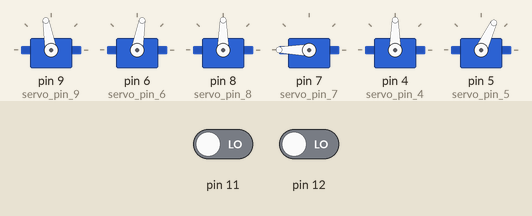
Simulated run of this sketch. Board: Arduino Uno, built with avr-gcc and run on an emulated ATmega328P. Shown: 6 × servo. Inputs (shaded band) come from the test bench; at power-on: pin 11 LOW, pin 12 LOW.

Above: at 3.2 s.
3.3 s: pin 11 driven HIGH
At 4.1 s:
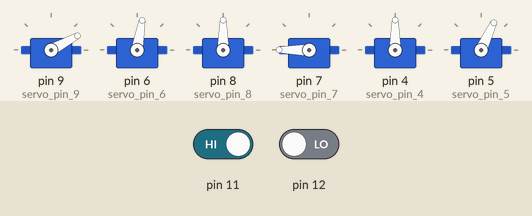
5.0 s: pin 11 driven LOW
At 5.5 s:
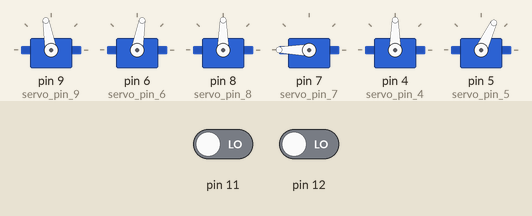
9.6 s: pin 12 driven HIGH
At 10.8 s:
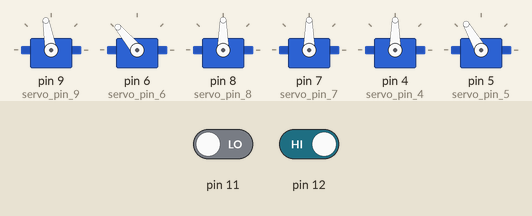
11.3 s: pin 12 driven LOW
At 11.8 s:
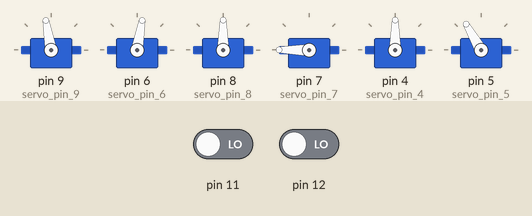
Timing chart, 0 to 15.8 s (numbered marks = the images above; inputs shaded):
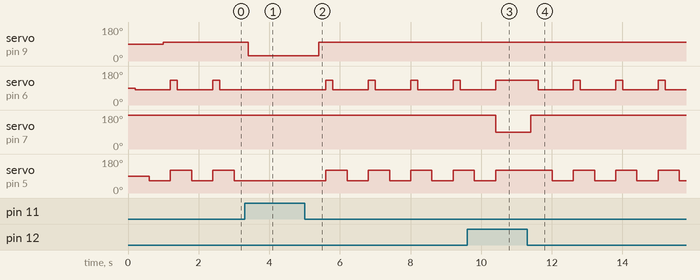

The sketch:

robbot_arm_perfect_perfect.ino
```cpp
#include <Servo.h>

Servo servo_pin_4;
Servo servo_pin_5;
Servo servo_pin_6;
Servo servo_pin_7;
Servo servo_pin_8;
Servo servo_pin_9;

void setup()
{
servo_pin_9.attach(9);
pinMode( 11 , INPUT);
pinMode( 12 , INPUT);
servo_pin_6.attach(6);
servo_pin_8.attach(8);
servo_pin_7.attach(7);
servo_pin_4.attach(4);
servo_pin_5.attach(5);
}

void loop()
{
if (digitalRead( 12))
{
}
else
{
servo_pin_7.write( 180 );
delay( 200 );
servo_pin_6.write( 80 );
delay( 400 );
servo_pin_5.write( 60 );
servo_pin_5.write( 65 );
delay( 100 );
servo_pin_8.write( 90 );
servo_pin_4.write( 90 );
delay( 300 );
servo_pin_9.write( 28 );
}
if (digitalRead( 11))
{
}
else
{
servo_pin_9.write( 100 );
delay( 200 );
servo_pin_5.write( 120 );
servo_pin_6.write( 130 );
servo_pin_7.write( 90 );
servo_pin_8.write( 90 );
servo_pin_4.write( 90 );
}
}
```

Measured:
- after the input at 3.3 s, servo on pin 9 (servo_pin_9): 100° → 28° after 0.10 s; servo on pin 6 (servo_pin_6): stays 80° (without the input it goes to 130° after 0.30 s); servo on pin 5 (servo_pin_5): stays 65° (without the input it goes to 120° after 0.30 s)
- after the input at 5.0 s, servo on pin 9 (servo_pin_9): 28° → 100° after 0.40 s; servo on pin 6 (servo_pin_6): alternates 130° for 0.20 s and 80° for 1.0 s, starting after 0.60 s; servo on pin 5 (servo_pin_5): alternates 120° for 0.60 s and 65° for 0.60 s, starting after 0.60 s
- after the input at 9.6 s, servo on pin 6 (servo_pin_6): goes on until 10.4 s, then stays 130°; servo on pin 7 (servo_pin_7): 180° → 90° after 0.81 s
- after the input at 11.3 s, servo on pin 6 (servo_pin_6): alternates 130° for 0.20 s and 80° for 1.0 s, starting after 0.31 s; servo on pin 7 (servo_pin_7): 90° → 180° after 0.11 s; servo on pin 5 (servo_pin_5): alternates 120° for 0.60 s and 65° for 0.60 s, starting after 0.71 s
- by itself, servo on pin 6 (servo_pin_6): alternates 130° for 0.20 s and 80° for 1.0 s
- by itself, servo on pin 5 (servo_pin_5): alternates 120° for 0.60 s and 65° for 0.60 s
